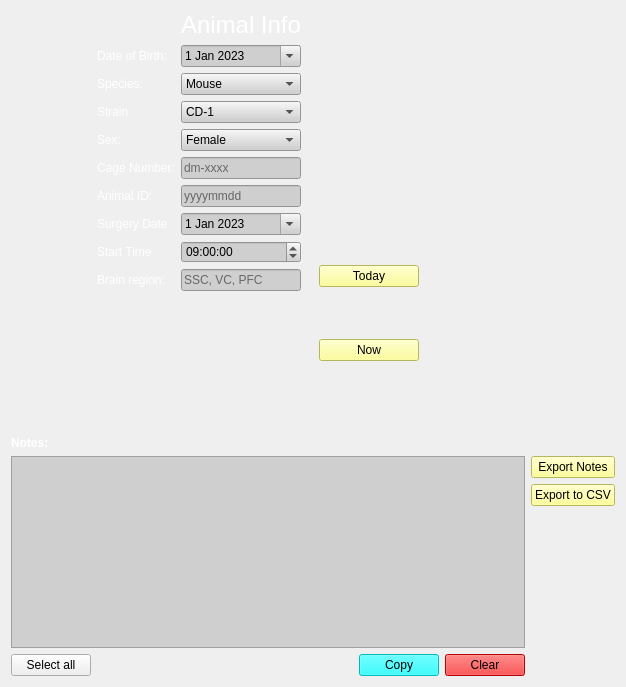
      <widget class="QWidget" name="animal_info">
       <attribute name="title">
        <string>Animal Info</string>
       </attribute>
       <layout class="QGridLayout" name="gridLayout_5">
        <item row="0" column="1">
         <layout class="QHBoxLayout" name="horizontalLayout"/>
        </item>
        <item row="12" column="0" rowspan="3" colspan="6">
         <widget class="QTextEdit" name="animal_notes">
          <property name="styleSheet">
           <string notr="true">background-color: rgb(207, 207, 207);</string>
          </property>
         </widget>
        </item>
        <item row="12" column="6" colspan="3">
         <layout class="QVBoxLayout" name="verticalLayout_2">
          <item>
           <widget class="QPushButton" name="animal_export_notes">
            <property name="styleSheet">
             <string notr="true">background-color: rgb(255, 255, 127);</string>
            </property>
            <property name="text">
             <string>Export Notes</string>
            </property>
           </widget>
          </item>
          <item>
           <widget class="QPushButton" name="animal_export_csv">
            <property name="styleSheet">
             <string notr="true">background-color: rgb(255, 255, 127);</string>
            </property>
            <property name="text">
             <string>Export to CSV</string>
            </property>
           </widget>
          </item>
          <item>
           <spacer name="verticalSpacer_7">
            <property name="orientation">
             <enum>Qt::Vertical</enum>
            </property>
            <property name="sizeHint" stdset="0">
             <size>
              <width>20</width>
              <height>40</height>
             </size>
            </property>
           </spacer>
          </item>
         </layout>
        </item>
        <item row="11" column="0" colspan="3">
         <widget class="QLabel" name="label_notes">
          <property name="sizePolicy">
           <sizepolicy hsizetype="Maximum" vsizetype="Maximum">
            <horstretch>0</horstretch>
            <verstretch>0</verstretch>
           </sizepolicy>
          </property>
          <property name="text">
           <string>&lt;html&gt;&lt;head/&gt;&lt;body&gt;&lt;p&gt;&lt;span style=&quot; font-weight:600; color:#ffffff;&quot;&gt;Notes:&lt;/span&gt;&lt;/p&gt;&lt;/body&gt;&lt;/html&gt;</string>
          </property>
          <property name="buddy">
           <cstring>animal_notes</cstring>
          </property>
         </widget>
        </item>
        <item row="15" column="0">
         <widget class="QPushButton" name="button_select_all_notes_animal_info">
          <property name="styleSheet">
           <string notr="true">background-color: rgb(255, 255, 0
);</string>
          </property>
          <property name="text">
           <string>Select all</string>
          </property>
         </widget>
        </item>
        <item row="15" column="4" colspan="2">
         <layout class="QHBoxLayout" name="horizontalLayout_3">
          <item>
           <spacer name="horizontalSpacer">
            <property name="orientation">
             <enum>Qt::Horizontal</enum>
            </property>
            <property name="sizeHint" stdset="0">
             <size>
              <width>40</width>
              <height>20</height>
             </size>
            </property>
           </spacer>
          </item>
          <item>
           <widget class="QPushButton" name="button_copy_animal_info">
            <property name="sizePolicy">
             <sizepolicy hsizetype="Maximum" vsizetype="Fixed">
              <horstretch>0</horstretch>
              <verstretch>0</verstretch>
             </sizepolicy>
            </property>
            <property name="styleSheet">
             <string notr="true">background-color: rgb(0, 255, 255);</string>
            </property>
            <property name="text">
             <string>Copy</string>
            </property>
           </widget>
          </item>
          <item>
           <widget class="QPushButton" name="button_clear_animal_info">
            <property name="sizePolicy">
             <sizepolicy hsizetype="Maximum" vsizetype="Fixed">
              <horstretch>0</horstretch>
              <verstretch>0</verstretch>
             </sizepolicy>
            </property>
            <property name="styleSheet">
             <string notr="true">background-color: rgb(255, 0, 0);</string>
            </property>
            <property name="text">
             <string>Clear</string>
            </property>
            <property name="iconSize">
             <size>
              <width>16</width>
              <height>16</height>
             </size>
            </property>
           </widget>
          </item>
         </layout>
        </item>
        <item row="1" column="1">
         <layout class="QFormLayout" name="formLayout_8">
          <item row="1" column="0">
           <widget class="QLabel" name="label_dob">
            <property name="styleSheet">
             <string notr="true">selection-color: rgb(177, 177, 88);</string>
            </property>
            <property name="text">
             <string>&lt;html&gt;&lt;head/&gt;&lt;body&gt;&lt;p&gt;&lt;span style=&quot; color:#ffffff;&quot;&gt;Date of Birth:&lt;/span&gt;&lt;/p&gt;&lt;/body&gt;&lt;/html&gt;</string>
            </property>
            <property name="buddy">
             <cstring>animal_dob</cstring>
            </property>
           </widget>
          </item>
          <item row="1" column="1">
           <widget class="QDateEdit" name="animal_dob">
            <property name="styleSheet">
             <string notr="true">background-color: rgb(207, 207, 207);</string>
            </property>
            <property name="dateTime">
             <datetime>
              <hour>0</hour>
              <minute>0</minute>
              <second>0</second>
              <year>2023</year>
              <month>1</month>
              <day>1</day>
             </datetime>
            </property>
            <property name="time">
             <time>
              <hour>0</hour>
              <minute>0</minute>
              <second>0</second>
             </time>
            </property>
            <property name="calendarPopup">
             <bool>true</bool>
            </property>
           </widget>
          </item>
          <item row="2" column="0">
           <widget class="QLabel" name="label_species">
            <property name="text">
             <string>&lt;html&gt;&lt;head/&gt;&lt;body&gt;&lt;p&gt;&lt;span style=&quot; color:#ffffff;&quot;&gt;Species:&lt;/span&gt;&lt;/p&gt;&lt;/body&gt;&lt;/html&gt;</string>
            </property>
            <property name="buddy">
             <cstring>animal_species</cstring>
            </property>
           </widget>
          </item>
          <item row="2" column="1">
           <widget class="QComboBox" name="animal_species">
            <property name="styleSheet">
             <string notr="true">background-color: rgb(207, 207, 207);</string>
            </property>
            <item>
             <property name="text">
              <string>Mouse</string>
             </property>
            </item>
            <item>
             <property name="text">
              <string>Rat</string>
             </property>
            </item>
            <item>
             <property name="text">
              <string>Hydra</string>
             </property>
            </item>
           </widget>
          </item>
          <item row="3" column="0">
           <widget class="QLabel" name="label_strain">
            <property name="text">
             <string>&lt;html&gt;&lt;head/&gt;&lt;body&gt;&lt;p&gt;&lt;span style=&quot; color:#ffffff;&quot;&gt;Strain&lt;/span&gt;&lt;/p&gt;&lt;/body&gt;&lt;/html&gt;</string>
            </property>
            <property name="buddy">
             <cstring>animal_strain</cstring>
            </property>
           </widget>
          </item>
          <item row="3" column="1">
           <widget class="QComboBox" name="animal_strain">
            <property name="styleSheet">
             <string notr="true">background-color: rgb(207, 207, 207);</string>
            </property>
            <item>
             <property name="text">
              <string>CD-1</string>
             </property>
            </item>
            <item>
             <property name="text">
              <string>C57BL6</string>
             </property>
            </item>
           </widget>
          </item>
          <item row="4" column="0">
           <widget class="QLabel" name="label_sex">
            <property name="styleSheet">
             <string notr="true"/>
            </property>
            <property name="text">
             <string>&lt;html&gt;&lt;head/&gt;&lt;body&gt;&lt;p&gt;&lt;span style=&quot; color:#ffffff;&quot;&gt;Sex:&lt;/span&gt;&lt;/p&gt;&lt;/body&gt;&lt;/html&gt;</string>
            </property>
            <property name="buddy">
             <cstring>animal_sex</cstring>
            </property>
           </widget>
          </item>
          <item row="4" column="1">
           <widget class="QComboBox" name="animal_sex">
            <property name="styleSheet">
             <string notr="true">background-color: rgb(207, 207, 207);</string>
            </property>
            <item>
             <property name="text">
              <string>Female</string>
             </property>
            </item>
            <item>
             <property name="text">
              <string>Male</string>
             </property>
            </item>
           </widget>
          </item>
          <item row="5" column="0">
           <widget class="QLabel" name="label_cage_num">
            <property name="text">
             <string>&lt;html&gt;&lt;head/&gt;&lt;body&gt;&lt;p&gt;&lt;span style=&quot; color:#ffffff;&quot;&gt;Cage Number:&lt;/span&gt;&lt;/p&gt;&lt;/body&gt;&lt;/html&gt;</string>
            </property>
            <property name="buddy">
             <cstring>animal_cage_number</cstring>
            </property>
           </widget>
          </item>
          <item row="5" column="1">
           <widget class="QLineEdit" name="animal_cage_number">
            <property name="styleSheet">
             <string notr="true">background-color: rgb(207, 207, 207);</string>
            </property>
            <property name="placeholderText">
             <string>dm-xxxx</string>
            </property>
           </widget>
          </item>
          <item row="6" column="0">
           <widget class="QLabel" name="label_animal_id">
            <property name="text">
             <string>&lt;html&gt;&lt;head/&gt;&lt;body&gt;&lt;p&gt;&lt;span style=&quot; color:#ffffff;&quot;&gt;Animal ID:&lt;/span&gt;&lt;/p&gt;&lt;/body&gt;&lt;/html&gt;</string>
            </property>
            <property name="buddy">
             <cstring>animal_id</cstring>
            </property>
           </widget>
          </item>
          <item row="6" column="1">
           <widget class="QLineEdit" name="animal_id">
            <property name="styleSheet">
             <string notr="true">background-color: rgb(207, 207, 207);</string>
            </property>
            <property name="placeholderText">
             <string>yyyymmdd</string>
            </property>
           </widget>
          </item>
          <item row="7" column="0">
           <widget class="QLabel" name="label_sx_date">
            <property name="text">
             <string>&lt;html&gt;&lt;head/&gt;&lt;body&gt;&lt;p&gt;&lt;span style=&quot; color:#ffffff;&quot;&gt;Surgery Date&lt;/span&gt;&lt;/p&gt;&lt;/body&gt;&lt;/html&gt;</string>
            </property>
            <property name="buddy">
             <cstring>surgery_date</cstring>
            </property>
           </widget>
          </item>
          <item row="7" column="1">
           <widget class="QDateEdit" name="surgery_date">
            <property name="styleSheet">
             <string notr="true">background-color: rgb(207, 207, 207);</string>
            </property>
            <property name="dateTime">
             <datetime>
              <hour>0</hour>
              <minute>0</minute>
              <second>0</second>
              <year>2023</year>
              <month>1</month>
              <day>1</day>
             </datetime>
            </property>
            <property name="calendarPopup">
             <bool>true</bool>
            </property>
           </widget>
          </item>
          <item row="8" column="0">
           <widget class="QLabel" name="label_start_time">
            <property name="text">
             <string>&lt;html&gt;&lt;head/&gt;&lt;body&gt;&lt;p&gt;&lt;span style=&quot; color:#ffffff;&quot;&gt;Start Time&lt;/span&gt;&lt;/p&gt;&lt;/body&gt;&lt;/html&gt;</string>
            </property>
            <property name="buddy">
             <cstring>surgery_start_time</cstring>
            </property>
           </widget>
          </item>
          <item row="8" column="1">
           <widget class="QTimeEdit" name="surgery_start_time">
            <property name="styleSheet">
             <string notr="true">background-color: rgb(207, 207, 207);</string>
            </property>
            <property name="dateTime">
             <datetime>
              <hour>9</hour>
              <minute>0</minute>
              <second>0</second>
              <year>2000</year>
              <month>1</month>
              <day>1</day>
             </datetime>
            </property>
           </widget>
          </item>
          <item row="9" column="0">
           <widget class="QLabel" name="label_5">
            <property name="text">
             <string>&lt;html&gt;&lt;head/&gt;&lt;body&gt;&lt;p&gt;&lt;span style=&quot; color:#ffffff;&quot;&gt;Brain region:&lt;/span&gt;&lt;/p&gt;&lt;/body&gt;&lt;/html&gt;</string>
            </property>
            <property name="buddy">
             <cstring>animal_brain_region</cstring>
            </property>
           </widget>
          </item>
          <item row="9" column="1">
           <widget class="QLineEdit" name="animal_brain_region">
            <property name="styleSheet">
             <string notr="true">background-color: rgb(207, 207, 207);</string>
            </property>
            <property name="placeholderText">
             <string>SSC, VC, PFC</string>
            </property>
           </widget>
          </item>
          <item row="0" column="1">
           <widget class="QLabel" name="heading_animal_info">
            <property name="sizePolicy">
             <sizepolicy hsizetype="Minimum" vsizetype="Minimum">
              <horstretch>0</horstretch>
              <verstretch>0</verstretch>
             </sizepolicy>
            </property>
            <property name="font">
             <font>
              <pointsize>18</pointsize>
             </font>
            </property>
            <property name="text">
             <string>&lt;html&gt;&lt;head/&gt;&lt;body&gt;&lt;p&gt;&lt;span style=&quot; color:#ffffff;&quot;&gt;Animal Info&lt;/span&gt;&lt;/p&gt;&lt;/body&gt;&lt;/html&gt;</string>
            </property>
           </widget>
          </item>
          <item row="10" column="1">
           <spacer name="verticalSpacer_6">
            <property name="orientation">
             <enum>Qt::Vertical</enum>
            </property>
            <property name="sizeType">
             <enum>QSizePolicy::Maximum</enum>
            </property>
            <property name="sizeHint" stdset="0">
             <size>
              <width>20</width>
              <height>133</height>
             </size>
            </property>
           </spacer>
          </item>
         </layout>
        </item>
        <item row="1" column="4">
         <layout class="QVBoxLayout" name="verticalLayout">
          <item>
           <spacer name="verticalSpacer_4">
            <property name="orientation">
             <enum>Qt::Vertical</enum>
            </property>
            <property name="sizeType">
             <enum>QSizePolicy::Maximum</enum>
            </property>
            <property name="sizeHint" stdset="0">
             <size>
              <width>20</width>
              <height>208</height>
             </size>
            </property>
           </spacer>
          </item>
          <item>
           <widget class="QPushButton" name="animal_info_today_button">
            <property name="sizePolicy">
             <sizepolicy hsizetype="Minimum" vsizetype="Maximum">
              <horstretch>0</horstretch>
              <verstretch>0</verstretch>
             </sizepolicy>
            </property>
            <property name="styleSheet">
             <string notr="true">background-color: rgb(255, 255, 127);</string>
            </property>
            <property name="text">
             <string>Today</string>
            </property>
           </widget>
          </item>
          <item>
           <widget class="QPushButton" name="animal_info_now_time_button">
            <property name="styleSheet">
             <string notr="true">background-color: rgb(255, 255, 127);</string>
            </property>
            <property name="text">
             <string>Now</string>
            </property>
           </widget>
          </item>
          <item>
           <spacer name="verticalSpacer_5">
            <property name="orientation">
             <enum>Qt::Vertical</enum>
            </property>
            <property name="sizeType">
             <enum>QSizePolicy::Minimum</enum>
            </property>
            <property name="sizeHint" stdset="0">
             <size>
              <width>20</width>
              <height>21</height>
             </size>
            </property>
           </spacer>
          </item>
         </layout>
        </item>
        <item row="1" column="5" colspan="4">
         <widget class="QLabel" name="label_7">
          <property name="text">
           <string>&lt;html&gt;&lt;head/&gt;&lt;body&gt;&lt;p&gt;&lt;img src=&quot;:/images/Screenshot from 2023-04-03 16-28-47.png&quot;/&gt;&lt;/p&gt;&lt;/body&gt;&lt;/html&gt;</string>
          </property>
         </widget>
        </item>
       </layout>
      </widget>
